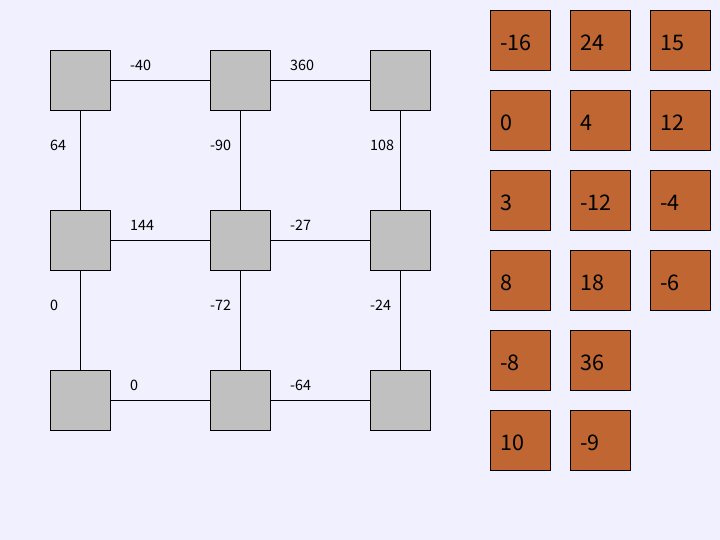
Frame 1 (no input)
Frame 60 (the mouse pressed at the canvas centre just before this capture): identical to frame 1, image omitted
Frame 120 (the mouse held since frame 60 and released just before this capture): identical to frame 1, image omitted

The Processing sketch that drew this single still picture (run headless with seeded random() and noise(); from frame 60 on, the mouse is pressed at the canvas centre):

// Processing sketch: processing_112790
// ── processing_112790.pde

int[] tiles = {-4, 10, 36, -16, -9, 3, 0, 8, -8, -12, -6, 4, 12, 15, 18, 24};
int[] from = {0, 1, 3, 4, 6, 7, 0, 1, 2, 3, 4, 5};
int[] to    = {1, 2, 4, 5, 7, 8, 3, 4, 5, 6, 7, 8};
int[] finalX = {50, 210, 370,  50, 210, 370,  50, 210, 370};
int[] finalY = {50,  50,  50, 210, 210, 210, 370, 370, 370};
int[] shuffle = {14, 5, 10, 0, 11, 2, 1, 3, 4, 8, 15, 7, 13, 12, 9, 6};

int activeTile;
int xOffset, yOffset;
boolean drag = false;
boolean win = false;

int numTiles = tiles.length;
int numEdges = from.length;
int numTargets = finalX.length;

int[] slots = new int[numTiles];
int[] currentX = new int[numTiles];
int[] currentY = new int[numTiles];
int[] labels = new int[numEdges];

void setup() {
  size(720, 540);
  background(240, 240, 255);

  for (int i = 0; i < numTiles; i++) {
    slots[i] = -1;
    int j = shuffle[i];
    currentX[i] = 490 + 80 * (int) (j / 6);
    currentY[i] = 10 + 80 * (j % 6);
  }

  for (int i = 0; i < numEdges; i++) {
    labels[i] = tiles[from[i]] * tiles[to[i]];
  }
}

void draw() {
  background(240, 240, 255);
  stroke(0);
        
  // Draw edges
  for (int i=0; i < numEdges; i++) {
    line(finalX[to[i]]+30, finalY[to[i]]+30, 
          finalX[from[i]]+30, finalY[from[i]]+30);
  }
        
  // Draw edge labels
  fill(0);
  textSize(16);
  for (int i=0; i < numEdges; i++) {
    int midptX = (int) ((finalX[to[i]] + finalX[from[i]])/2);
    int midptY = (int) ((finalY[to[i]] + finalY[from[i]])/2);
    text("" + labels[i], midptX, midptY+20);
  }
        
  // Draw target squares
  fill(192, 192, 192);
  for (int i=0; i < numTargets; i++) {
    rect(finalX[i], finalY[i], 60, 60);
    text("" + labels[i], currentX[i]+20, currentY[i]+20);
  }
        
  // Draw inactive tiles
  
  textSize(24);
  for (int i=0; i < numTiles; i++) {
    if (!drag || activeTile != i){
      fill(192, 102, 51);
      rect(currentX[i], currentY[i], 60, 60);
      fill(0);
      text("" + tiles[i], currentX[i]+10, currentY[i]+40);
    }
  }
        
  // Draw active tile
  if (drag) {
    fill(204, 102, 102);
    rect(currentX[activeTile], currentY[activeTile], 60, 60);
    fill(0);
    text("" + tiles[activeTile], currentX[activeTile]+10, currentY[activeTile]+40);
  }
    
  // Congratulate the player
  if (win) {
    textSize(32);
    fill(255,0,0);
    text("Success!", 180, 480);
  }
}


void mousePressed(){
  activeTile = -1;
  for (int i = 0; i < numTiles; i++) {
    int x = mouseX - currentX[i];
    int y = mouseY - currentY[i];
    if (0 <= x && x <= 60 && 0 <= y && y <= 60) {
      activeTile = i;
      break;
    }
  }
  if (activeTile > -1){
    drag = true;
    xOffset = mouseX - currentX[activeTile];
    yOffset = mouseY - currentY[activeTile];
  }
}


void mouseDragged(){
  if (drag){
    currentX[activeTile] = (int) mouseX - xOffset;
    currentY[activeTile] = (int) mouseY - yOffset;
  }
}

void mouseReleased(){
  if (drag) {
    drag = false;
    int x = currentX[activeTile];
    int y = currentY[activeTile];
    x = 10 * (int)((x+5)/10);
    y = 10 * (int)((y+5)/10);
    currentX[activeTile] = x;
    currentY[activeTile] = y;
    slots[activeTile] = -1;
    for (int i=0; i < finalX.length; i++) {
      if (finalX[i] == x && finalY[i] == y) {
        slots[activeTile] = i;
        break;
      }
    }
    // check for win
    win = true;
    for (int i = 0; i < numEdges; i++) {
      int j = from[i];
      int k = to[i];
      if (slots[j] < 0 || slots[k] < 0 || tiles[j] * tiles[k] != labels[i]) {
        win = false;
        break;
      }
    }
  }
}
